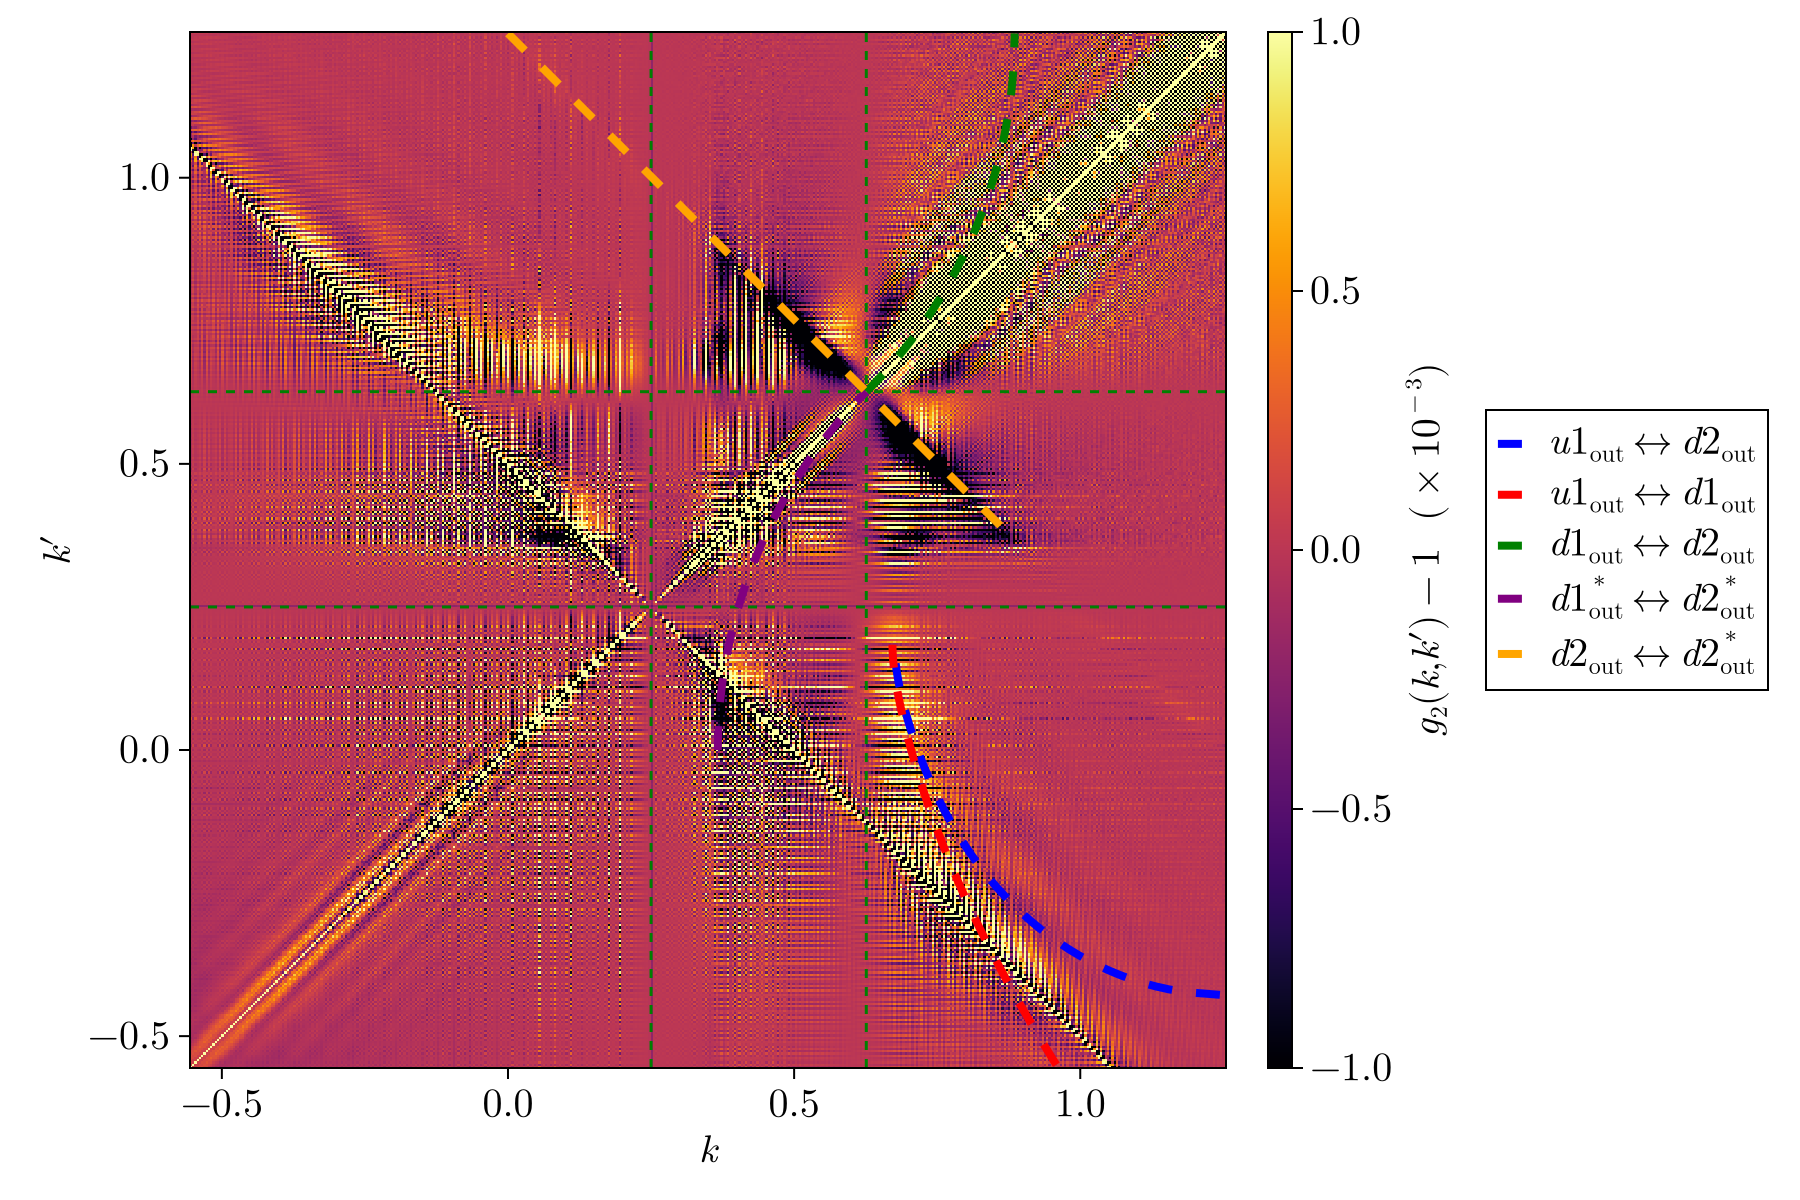

Write the Julia code that produced this figure.
using CairoMakie, HDF5, FFTW
include("tracing.jl")
include("io.jl")
include("polariton_funcs.jl")

G2_r, G2_k, param, steady_state = h5open("correlation_old.h5", "r") do file
    group = file["no_support"]
    read(group, "G2_r"), read(group, "G2_k"), read_parameters(group), read(group, "steady_state")
end

N = param.N
L = param.L
δL = param.δL
rs = range(; start=-param.L / 2, step=param.δL, length=param.N)

m = param.m
δ₀ = param.δ₀
g = param.g
ħ = param.ħ
k_up = param.k_up
k_down = √(2m * δ₀ / ħ)

n_up = abs2(Array(steady_state)[N÷4])

J = N÷2-100:N÷2+100
power = 5
with_theme(theme_latexfonts()) do
    fig = Figure(; size=(730, 600), fontsize=20)
    ax = Axis(fig[1, 1], aspect=DataAspect(), xlabel=L"x", ylabel=L"x\prime")
    hm = heatmap!(ax, rs[J], rs[J], (Array(real(G2_r)[J, J]) .- 1) * 10^power, colorrange=(-5, 5), colormap=:inferno)
    Colorbar(fig[1, 2], hm, label=L"g_2(x, x\prime) -1 \ \ ( \times 10^{-%$power})")
    fig
end
##
ks1 = LinRange(-1, 1, 512)
ks2 = LinRange(-1.5, 1.5, 512)

param_up = (n_up, g, δ₀, k_up, ħ, m)
ω₊_up = [dispersion_relation(k, param_up..., true) for k ∈ ks1]
ω₋_up = [dispersion_relation(k, param_up..., false) for k ∈ ks1]

param_down = (nextfloat(0f0), g, δ₀, k_down, ħ, m)
ω₊_down = [dispersion_relation(k, param_down..., true) for k ∈ ks2]
ω₋_down = [dispersion_relation(k, param_down..., false) for k ∈ ks2]

Ω = 0.6
k_up_out = find_zero(k -> dispersion_relation(k, param_up..., true) - Ω, (-1, 0))
k_up_in = find_zero(k -> dispersion_relation(k, param_up..., true) - Ω, (0, 1))

k_star_up_out = find_zero(k -> dispersion_relation(k, param_up..., false) + Ω, (0, 1))
k_star_up_in = find_zero(k -> dispersion_relation(k, param_up..., false) + Ω, (-1, 0))

k1_down_out = find_zero(k -> dispersion_relation(k, param_down..., true) - Ω, (0.01, 1))
k1_down_in = find_zero(k -> dispersion_relation(k, param_down..., true) - Ω, (-2, -0.01))

k2_star_down_out = find_zero(k -> dispersion_relation(k, param_down..., true) + Ω, (-0.6, -0.01))
k2_star_down_in = find_zero(k -> dispersion_relation(k, param_down..., true) + Ω, (-2, -0.6))

k2_down_out = find_zero(k -> dispersion_relation(k, param_down..., false) - Ω, (0, 0.6))
k2_down_in = find_zero(k -> dispersion_relation(k, param_down..., false) - Ω, (0.6, 2))

k1_star_down_out = find_zero(k -> dispersion_relation(k, param_down..., false) + Ω, (-0.6, 0))
k1_star_down_in = find_zero(k -> dispersion_relation(k, param_down..., false) + Ω, (0.6, 2))


with_theme(theme_latexfonts()) do
    fig = Figure(fontsize=20, size=(800, 400))
    ax1 = Axis(fig[1, 1]; xlabel=L"\delta k", ylabel=L"\omega")
    ax2 = Axis(fig[1, 2]; xlabel=L"\delta k")

    hideydecorations!(ax2, grid=false)
    ylims!(ax1, (-1, 1))
    ylims!(ax2, (-1, 1))

    lines!(ax1, ks1, ω₊_up, linewidth=4)
    lines!(ax1, ks1, ω₋_up, linewidth=4)
    lines!(ax2, ks2, ω₊_down, linewidth=4)
    lines!(ax2, ks2, ω₋_down, linewidth=4)

    for ax ∈ (ax1, ax2)
        hlines!(ax, [Ω, - Ω], linestyle=:dash, color=:black)
    end

    scatter!(ax1, k_up_out, Ω, color=:black, markersize=16)
    text!(ax1, k_up_out, Ω, text=L"u1_\text{out}", fontsize=24, align=(:right, :bottom), offset=(-10,0))
    scatter!(ax1, k_up_in, Ω, color=:black, markersize=16)
    text!(ax1, k_up_in, Ω, text=L"u1_\text{in}", fontsize=24, align=(:right, :bottom), offset=(-10,0))
    scatter!(ax1, k_star_up_out, -Ω, color=:black, markersize=16)
    text!(ax1, k_star_up_out, -Ω, text=L"u1_\text{out}^*", fontsize=24, align=(:right, :bottom), offset=(-10,0))
    scatter!(ax1, k_star_up_in, -Ω, color=:black, markersize=16)
    text!(ax1, k_star_up_in, -Ω, text=L"u1_\text{in}^*", fontsize=24, align=(:right, :bottom), offset=(-10,0))

    scatter!(ax2, k1_down_out, Ω, color=:red, markersize=16)
    text!(ax2, k1_down_out, Ω, text=L"d1_\text{out}", fontsize=24, align=(:right, :bottom), offset=(-10,0), color=:red)
    scatter!(ax2, k1_down_in, Ω, color=:red, markersize=16)
    text!(ax2, k1_down_in, Ω, text=L"d1_\text{in}", fontsize=24, align=(:left, :bottom), offset=(10,0), color=:red)
    scatter!(ax2, k2_star_down_out, -Ω, color=:red, markersize=16)
    text!(ax2, k2_star_down_out, -Ω, text=L"d2_\text{out}^*", fontsize=24, align=(:right, :bottom), offset=(-5,5), color=:red)
    scatter!(ax2, k2_star_down_in, -Ω, color=:red, markersize=16)
    text!(ax2, k2_star_down_in, -Ω, text=L"d2_\text{in}^*", fontsize=24, align=(:right, :top), offset=(-10,-5), color=:red)

    scatter!(ax2, k2_down_out, Ω, color=:green, markersize=16)
    text!(ax2, k2_down_out, Ω, text=L"d2_\text{out}", fontsize=24, align=(:left, :top), offset=(-5,-5), color=:green)
    scatter!(ax2, k2_down_in, Ω, color=:green, markersize=16)
    text!(ax2, k2_down_in, Ω, text=L"d2_\text{in}", fontsize=24, align=(:left, :bottom), offset=(10,0), color=:green)
    scatter!(ax2, k1_star_down_out, -Ω, color=:green, markersize=16)
    text!(ax2, k1_star_down_out, -Ω, text=L"d1_\text{out}^*", fontsize=24, align=(:left, :top), offset=(5,-5), color=:green)
    scatter!(ax2, k1_star_down_in, -Ω, color=:green, markersize=16)
    text!(ax2, k1_star_down_in, -Ω, text=L"d1_\text{in}^*", fontsize=24, align=(:right, :top), offset=(-10,-5), color=:green)

    #save("dispersion_relation.png", fig)
    fig
end
##
#Hawking (u1 out, d2 out)
param1 = (param_up..., true)
param2 = (param_down..., false)

k_ext1, ω_ext1 = find_extrema(dispersion_relation, (-1, 1), param1...)
k_ext2, ω_ext2 = find_extrema(dispersion_relation, (0.1, 1), param2...)

k1_min = find_zero(k -> dispersion_relation(k, param1...) - ω_ext2, (-1, k_ext1))
k2_min = find_zero(k -> dispersion_relation(k, param2...) - ω_ext1, (0, k_ext2))

bracket1 = (k1_min * 0.9999, k_ext1)
bracket2 = (k2_min, k_ext2)

corr_up_u1d2, corr_down_u1d2 = correlate(param1, bracket1, param2, bracket2, 128, false)
## (u out, d1 out)
param1 = (param_up..., true)
param2 = (param_down..., true)

k_ext1, ω_ext1 = find_extrema(dispersion_relation, (-1, 1), param1...)

k1_min = find_zero(k -> dispersion_relation(k, param1...) - ω_ext2, (-1, k_ext1))

bracket1 = (-0.8, k_ext1)
bracket2 = (0.01, 1)

corr_up_u1d1, corr_down_u1d1 = correlate(param1, bracket1, param2, bracket2, 128, false)
## (d1, d2)
param1 = (param_down..., true)
param2 = (param_down..., false)

k_ext1, ω_ext1 = find_extrema(dispersion_relation, (-1, -0.1), param1...)
k_ext2, ω_ext2 = find_extrema(dispersion_relation, (0.1, 1), param2...)

k1_max = find_zero(k -> dispersion_relation(k, param1...) - ω_ext2, (0.1, 1))
k2_min = find_zero(k -> dispersion_relation(k, param2...) - ω_ext1, (-1, -0.1))

bracket1 = (0, k1_max)
bracket2 = (0, k_ext2)

corr_d1d2, corr_d1d2′ = correlate(param1, bracket1, param2, bracket2, 128, false)
## (d1_star, d2_star)
param1 = (param_down..., true)
param2 = (param_down..., false)

k_ext1, ω_ext1 = find_extrema(dispersion_relation, (-1, -0.1), param1...)
k_ext2, ω_ext2 = find_extrema(dispersion_relation, (0.1, 1), param2...)

k1_max = find_zero(k -> dispersion_relation(k, param1...) - ω_ext2, (0.1, 1))
k2_min = find_zero(k -> dispersion_relation(k, param2...) - ω_ext1, (-1, -0.1))

bracket1 = (k_ext1, 0)
bracket2 = (k2_min, 0)

corr_d1_star_d2_star, corr_d1_star_d2_star′ = correlate(param1, bracket1, param2, bracket2, 128, false)
## (d2, d2_star)
param1 = (param_down..., true)
param2 = (param_down..., false)

k_ext1, ω_ext1 = find_extrema(dispersion_relation, (-1, -0.1), param1...)
k_ext2, ω_ext2 = find_extrema(dispersion_relation, (0.1, 1), param2...)

k1_max = find_zero(k -> dispersion_relation(k, param1...) - ω_ext2, (0.1, 1))
k2_min = find_zero(k -> dispersion_relation(k, param2...) - ω_ext1, (-1, -0.1))

dispersion_relation(k1_max, param1...)

bracket1 = (k_ext1, k1_max)
bracket2 = (k2_min, k_ext2)

corr_d2d2_star, corr_d2d2_star′ = correlate(param1, bracket1, param2, bracket2, 128, true)
##
ks = range(; start=-π / param.δL, step=2π / (size(G2_k, 1) * param.δL), length=size(G2_k, 1))
J = (N÷2-230:N÷2+230) .+ 90
power = 3

with_theme(theme_latexfonts()) do
    fig = Figure(; size=(900, 600), fontsize=20)
    ax = Axis(fig[1, 1], aspect=DataAspect(), xlabel=L"k", ylabel=L"k\prime")
    hm = heatmap!(ax, ks[J], ks[J], (G2_k[J, J] .- 1) * 10^3, colorrange=(-1, 1), colormap=:inferno)
    Colorbar(fig[1, 2], hm, label=L"g_2(k, k\prime) -1 \ \ ( \times 10^{-%$power})")
    for line_func! in (hlines!, vlines!)
        line_func!(ax, k_up, color=:green, linestyle=:dash)
        line_func!(ax, k_down, color=:green, linestyle=:dash)
    end
    lines!(ax, corr_down_u1d2 .+ k_down, corr_up_u1d2 .+ k_up, linewidth=4, color=:blue, linestyle=:dash, label=L"u1_{\text{out}} \leftrightarrow d2_{\text{out}}")
    lines!(ax, corr_down_u1d1 .+ k_down, corr_up_u1d1 .+ k_up, linewidth=4, color=:red, linestyle=:dash, label=L"u1_{\text{out}} \leftrightarrow d1_{\text{out}}")
    lines!(ax, corr_d1d2 .+ k_down, corr_d1d2′ .+ k_down, linewidth=4, color=:green, linestyle=:dash, label=L"d1_{\text{out}} \leftrightarrow d2_{\text{out}}")
    lines!(ax, corr_d1_star_d2_star′ .+ k_down, corr_d1_star_d2_star .+ k_down, linewidth=4, color=:purple, linestyle=:dash, label=L"d1_{\text{out}}^* \leftrightarrow d2_{\text{out}}^*")
    lines!(ax, corr_d2d2_star .+ k_down, corr_d2d2_star′ .+ k_down, linewidth=4, color=:orange, linestyle=:dash, label=L"d2_{\text{out}} \leftrightarrow d2_{\text{out}}^*")
    Legend(fig[1, 3], ax)

    #save("momentum_correlations.png", fig)
    fig
end
##
with_theme(theme_latexfonts()) do
    fig = Figure(; size=(850, 600), fontsize=20)
    ax = Axis(fig[1, 1], aspect=DataAspect(), xlabel=L"k", ylabel=L"k\prime")
    hm = heatmap!(ax, (G2_k .- 1) * 10^3, colorrange=(-1, 1), colormap=:inferno)
    Colorbar(fig[1, 2], hm, label=L"g_2(k, k\prime) -1 \ \ ( \times 10^{-%$power})")
    fig
end
##
dft(x) = fftshift(fft(ifftshift(x)))

len = 30
J = (-len:len) .+ 470
K = (-len:len) .+ 780
power = 4

x_period = range(start = -len * param.δL, step = param.δL, length = 2 * len)

with_theme(theme_latexfonts()) do
    fig = Figure(; size=(1400, 600), fontsize=20)
    ax = Axis(fig[1, 1], aspect=DataAspect(), xlabel=L"k", ylabel=L"k\prime")
    hm = heatmap!(ax, ks[J], ks[K], (G2_k[J, K] .- 1) * 10^power, colorrange=(-2, 2), colormap=:inferno)
    Colorbar(fig[1, 2], hm, label=L"g_2(k, k\prime) -1 \ \ ( \times 10^{-%$power})")
    ax2 = Axis(fig[1, 3], aspect=DataAspect(), xlabel=L"x", ylabel=L"x\prime")
    heatmap!(ax2, x_period, x_period, (abs2.(dft(G2_k[J, K] .- 1))), colormap=:inferno)

    #save("period_close_to_hawking.png", fig)
    fig
end
##
len = 30
J = (-len:len) .+ 390
K = (-len:len) .+ 460
power = 4

x_period = range(start = -len * param.δL, step = param.δL, length = 2 * len)

with_theme(theme_latexfonts()) do
    fig = Figure(; size=(1400, 600), fontsize=20)
    ax = Axis(fig[1, 1], aspect=DataAspect(), xlabel=L"k", ylabel=L"k\prime")
    hm = heatmap!(ax, ks[J], ks[K], (G2_k[J, K] .- 1) * 10^power, colorrange=(-2, 2), colormap=:inferno)
    Colorbar(fig[1, 2], hm, label=L"g_2(k, k\prime) -1 \ \ ( \times 10^{-%$power})")
    ax2 = Axis(fig[1, 3], aspect=DataAspect(), xlabel=L"x", ylabel=L"x\prime")
    heatmap!(ax2, x_period, x_period, (abs2.(dft(G2_k[J, K] .- 1) * 10^4)), colormap=:inferno)

    #save("period_close_diagonal.png", fig)
    fig
end